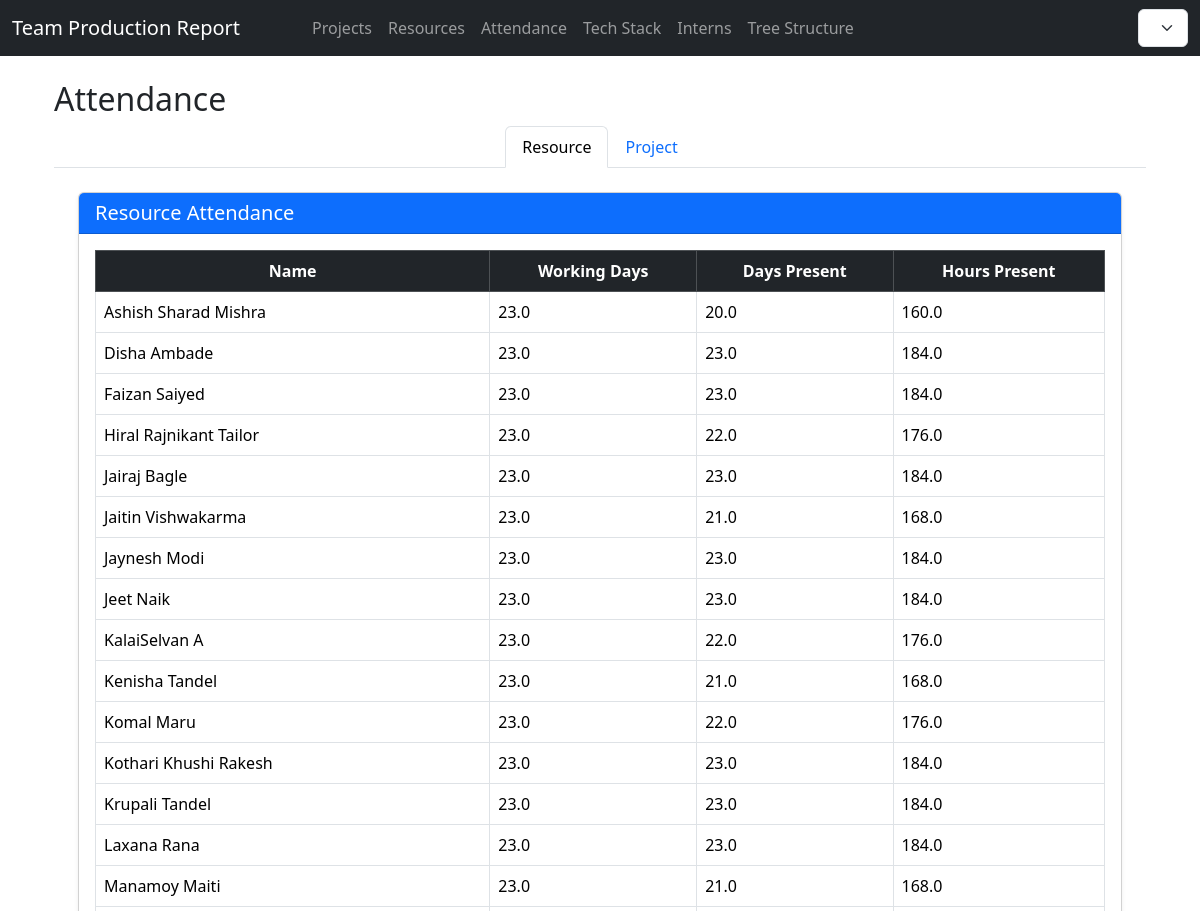
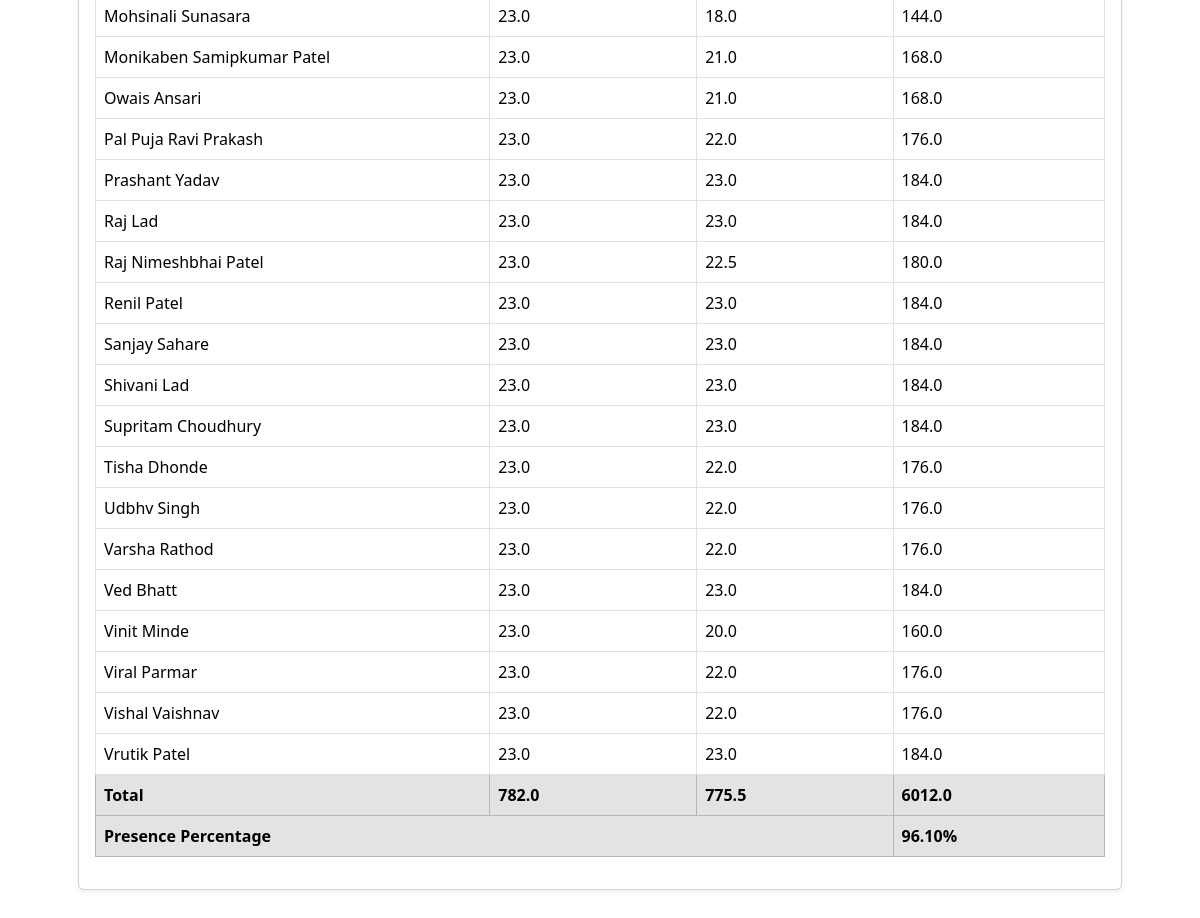
Page /projects/attendance/ on the committed database (2 pictures, top to bottom).
### resources/models.py (models this page shows, shortened)
class Resource(models.Model):
    resource_name = models.CharField(
        max_length=100,
        help_text="Enter the full name of the resource"
    )
    year = models.PositiveIntegerField(
        help_text="Enter the year manually (e.g., 2025)"
    )
    month = models.PositiveSmallIntegerField(
        choices=[(i, calendar.month_name[i]) for i in range(1, 13)],
        help_text="Enter the month manually (1-12)"
    )
    working_days = models.FloatField(
        null=True,
        blank=True,
        help_text="Leave blank to auto-calculate (Mon-Fri + 1st Saturday)"
    )
    present_day = models.FloatField(
        default=0,
        help_text="Days resource was present"
    )
    present_hours = models.FloatField(
        default=0,
        help_text="Auto-calculated as present_day * 8 hours if not set"
    )
    created_at = models.DateTimeField(auto_now_add=True)
    counting = models.FloatField(default=0, help_text="Counting value")
    is_active = models.BooleanField(
        default=True,
        help_text="Uncheck to deactivate this resource instead of deleting."
    )
    class Meta:
        db_table = 'resources'
        ordering = ['-year', '-month', 'resource_name']
        verbose_name = 'Resource'
        verbose_name_plural = 'Resources'
        unique_together = ('resource_name', 'year', 'month')

### projects/views.py (the view)
# urls.py: path("attendance/", views.attendance_home, name="attendance_home"),
def attendance_home(request):
    resources = Resource.objects.all()
    projects = Project.objects.prefetch_related('resources').all()
    total_working_days = sum(r.working_days for r in resources)
    total_present_days = sum(r.present_day for r in resources)
    total_present_hours = sum(r.present_hours for r in resources)
    presence_percentage = (100 * total_present_days)/total_working_days if total_working_days else 0
    total_present_days = sum(p.present_day for p in projects)
    total_billable_days = sum(p.billable_days for p in projects)
    total_non_billable_days = sum(p.non_billable_days for p in projects)
    total_billable_hours = sum(p.billable_hours for p in projects)
    total_non_billable_hours = sum(p.non_billable_hours for p in projects)
    context = {
        'resources': resources,
        'projects': projects,
        'total_working_days': total_working_days,
        'total_present_days': total_present_days,
        'total_present_hours': total_present_hours,
        'total_billable_days': total_billable_days,
        'total_non_billable_days': total_non_billable_days,
        'total_billable_hours': total_billable_hours,
        'total_non_billable_hours': total_non_billable_hours,
        'presence_percentage' : presence_percentage
    }
    return render(request, 'attendance/attendance_home.html', context)

### templates/attendance/attendance_home.html (shortened to what this page needs)
{% extends "base.html" %} {% block title %}Attendance Dashboard{% endblock %}
{%block extra_css %}
<link
  rel="stylesheet"
  href="https://cdn.datatables.net/2.3.2/css/dataTables.dataTables.min.css"
/>
{% endblock %} {% block content %}
<div class="container mt-4">
  <div class="row ">
    <div class="col-12">
      <h2 class="mb-2">Attendance</h2>
    </div>
  </div>
  <ul class="nav nav-tabs justify-content-center" id="myTab" role="tablist">
    <li class="nav-item" role="presentation">
      <button
        class="nav-link active"
        id="resource-tab"
        data-bs-toggle="tab"
        data-bs-target="#resource"
        type="button"
        role="tab"
        aria-controls="resource"
        aria-selected="true"
      >
        Resource
      </button>
    </li>
    <li class="nav-item" role="presentation">
      <button
        class="nav-link"
        id="project-tab"
        data-bs-toggle="tab"
        data-bs-target="#project"
        type="button"
        role="tab"
        aria-controls="project"
        aria-selected="false"
      >
        Project
      </button>
    </li>
  </ul>
  <div class="tab-content" id="myTabContent">
    <div
      class="tab-pane fade show active p-4"
      id="resource"
      role="tabpanel"
      aria-labelledby="resource-tab"
    >
      <div class="card shadow-sm mb-4">
        <div class="card-header bg-primary text-white">
          <h5 class="mb-0">Resource Attendance</h5>
        </div>
        <div class="card-body">
          <div class="table-responsive">
            <table
              id="resourceTable"
              class="table table-bordered table-hover align-middle"
            >
              <thead class="table-dark">
                <tr class="text-center align-middle">
                  <th>Name</th>
                  <th>Working Days</th>
                  <th>Days Present</th>
                  <th>Hours Present</th>
                </tr>
              </thead>
              <tbody>
                {% if resources %} {% for resource in resources %}
                <tr>
                  <td>{{ resource.resource_name }}</td>
                  <td>{{ resource.working_days }}</td>
                  <td>{{ resource.present_day }}</td>
                  <td>{{ resource.present_hours }}</td>
                </tr>
                {% endfor %} {% else %}
                <tr>
                  <td colspan="5" class="text-center">No resources found.</td>
                </tr>
                {% endif %}
              </tbody>
              <tfoot>
                <tr class="table-secondary fw-bold">
                  <td>Total</td>
                  <td>{{ total_working_days }}</td>
                  <td>{{ total_present_days }}</td>
                  <td>{{ total_present_hours }}</td>
                </tr>
                <tr class="table-secondary fw-bold">
                  <td colspan="3">Presence Percentage</td>
                  <td>{{ presence_percentage|floatformat:2 }}%</td>
                </tr>
              </tfoot>
            </table>
          </div>
        </div>
      </div>
    </div>
  </div>
  {% endblock %}

### rows in the picture
Resource: resource_name "Ashish Sharad Mishra", working_days "23.0", present_day "20.0", present_hours "160.0"
Resource: resource_name "Disha Ambade", working_days "23.0", present_day "23.0", present_hours "184.0"
Resource: resource_name "Faizan Saiyed", working_days "23.0", present_day "23.0", present_hours "184.0"
Resource: resource_name "Hiral Rajnikant Tailor", working_days "23.0", present_day "22.0", present_hours "176.0"
Resource: resource_name "Jairaj Bagle", working_days "23.0", present_day "23.0", present_hours "184.0"
Resource: resource_name "Jaitin Vishwakarma", working_days "23.0", present_day "21.0", present_hours "168.0"
Resource: resource_name "Jaynesh Modi", working_days "23.0", present_day "23.0", present_hours "184.0"
Resource: resource_name "Jeet Naik", working_days "23.0", present_day "23.0", present_hours "184.0"
Resource: resource_name "KalaiSelvan A", working_days "23.0", present_day "22.0", present_hours "176.0"
Resource: resource_name "Kenisha Tandel", working_days "23.0", present_day "21.0", present_hours "168.0"
Resource: resource_name "Komal Maru", working_days "23.0", present_day "22.0", present_hours "176.0"
Resource: resource_name "Kothari Khushi Rakesh", working_days "23.0", present_day "23.0", present_hours "184.0"
Resource: resource_name "Krupali Tandel", working_days "23.0", present_day "23.0", present_hours "184.0"
Resource: resource_name "Laxana Rana", working_days "23.0", present_day "23.0", present_hours "184.0"
Resource: resource_name "Manamoy Maiti", working_days "23.0", present_day "21.0", present_hours "168.0"
Resource: resource_name "Mohsinali Sunasara", working_days "23.0", present_day "18.0", present_hours "144.0"
Resource: resource_name "Monikaben Samipkumar Patel", working_days "23.0", present_day "21.0", present_hours "168.0"
Resource: resource_name "Owais Ansari", working_days "23.0", present_day "21.0", present_hours "168.0"
Resource: resource_name "Pal Puja Ravi Prakash", working_days "23.0", present_day "22.0", present_hours "176.0"
Resource: resource_name "Prashant Yadav", working_days "23.0", present_day "23.0", present_hours "184.0"
Resource: resource_name "Raj Lad", working_days "23.0", present_day "23.0", present_hours "184.0"
Resource: resource_name "Raj Nimeshbhai Patel", working_days "23.0", present_day "22.5", present_hours "180.0"
Resource: resource_name "Renil Patel", working_days "23.0", present_day "23.0", present_hours "184.0"
Resource: resource_name "Sanjay Sahare", working_days "23.0", present_day "23.0", present_hours "184.0"
Resource: resource_name "Shivani Lad", working_days "23.0", present_day "23.0", present_hours "184.0"
Resource: resource_name "Supritam Choudhury", working_days "23.0", present_day "23.0", present_hours "184.0"
Resource: resource_name "Tisha Dhonde", working_days "23.0", present_day "22.0", present_hours "176.0"
Resource: resource_name "Udbhv Singh", working_days "23.0", present_day "22.0", present_hours "176.0"
Resource: resource_name "Varsha Rathod", working_days "23.0", present_day "22.0", present_hours "176.0"
Resource: resource_name "Ved Bhatt", working_days "23.0", present_day "23.0", present_hours "184.0"
Resource: resource_name "Vinit Minde", working_days "23.0", present_day "20.0", present_hours "160.0"
Resource: resource_name "Viral Parmar", working_days "23.0", present_day "22.0", present_hours "176.0"
Resource: resource_name "Vishal Vaishnav", working_days "23.0", present_day "22.0", present_hours "176.0"
Resource: resource_name "Vrutik Patel", working_days "23.0", present_day "23.0", present_hours "184.0"

### other values in the picture
{{ total_working_days }} "782.0"
{{ total_present_days }} "775.5"
{{ total_present_hours }} "6012.0"
{{ presence_percentage|floatformat:2 }} "96.10"
